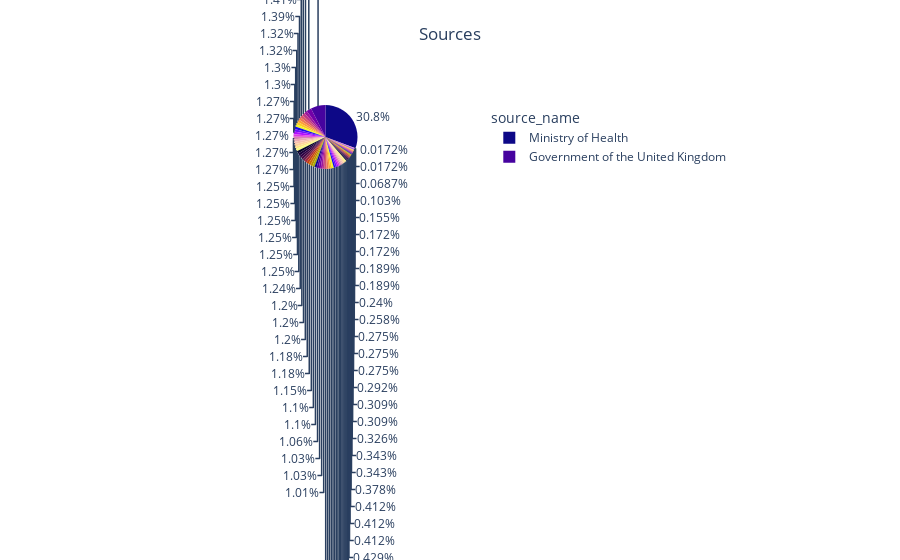

Write notebook code for a chart like this one.
### Code cell
plot_pie('source_name','Sources','plasma')

### Figure 1 — Plotly figure (JSON) as saved in the notebook; plotly's stock layout.template omitted (floating-point values rounded to 4 significant figures)
{"data": [{"domain": {"x": [0, 1], "y": [0, 1]}, "hovertemplate": "index=%{label}<br>Total=%{value}<extra></extra>", "labels": ["Ministry of Health", "Government of Andorra", "Government of Australia via covidlive.com.au", "Government of Azerbaijan", "Directorate General of Health Services", "Sciensano", "Government of Bermuda", "Regional governments via Coronavirus Brasil", "Official data from provinces via covid19tracker.ca", "Cayman Islands Government", "Department of Statistics and Health Information", "National Health Commission", "Government of Cyprus", "Statens Serum Institut", "Government of Dominica", "Ministry of Public Health", "Government of Ecuador via Ecuacovid", "Government of the United Kingdom", "National Health Board", "Government of the Faeroe Islands", "Government of the Falkland Islands", "Finnish Institute for Health and Welfare", "Public Health France", "Robert Koch Institut", "Government of Ghana", "Government of Gibraltar", "Government of Greenland", "Government of Grenada", "Government of Guernsey", "Government of Honduras", "Government of Hong Kong", "Government of Hungary", "Directorate of Health", "Government of Iran", "Heath Service Executive", "Isle of Man Government", "Government of Israel", "Extraordinary commissioner for the Covid-19 emergency", "Ministry of Health, Labour and Welfare", "Government of Jersey", "Government of Jordan", "Government of Kazakhstan", "National Health Service", "Government of Lebanon", "Federal Office of Public Health", "Government of Luxembourg", "Government of Macao", "Government of Malaysia", "Presidency of the Maldives", "COVID-19 Malta Public Health Response Team", "National Communication Committee on COVID-19", "Secretary of Health", "National Council", "Government of Montenegro", "Government of Montserrat", "Government of Nepal", "National Institute for Public Health and the Environment", "Norwegian Institute of Public Health", "National Command and Operation Centre", "Government of Paraguay", "Government of the Philippines", "General Directorate of Health via Data Science for Social Good", "National Strategic Group on COVID-19", "Government of Romania", "Official data from local governments via gogov.ru", "Government of Saint Helena", "Social Security Institute", "Saudi Health Council", "Government of Serbia", "Extended Programme for Immunisation", "National Institute of Public Health, via Sledilnik", "Korea Centers for Disease Control and Prevention", "Public Health Agency of Sweden", "Government of Thailand", "COVID-19 Vaccine Information Platform", "National Emergency Crisis and Disaster Management Authority", "Centers for Disease Control and Prevention", "Government of Venezuela"], "legendgroup": "", "name": "", "showlegend": true, "type": "pie", "values": [1791, 33, 24, 53, 43, 72, 53, 54, 87, 70, 77, 148, 59, 74, 19, 24, 48, 435, 73, 39, 16, 70, 73, 74, 10, 60, 34, 6, 38, 1, 18, 73, 69, 10, 67, 49, 82, 74, 22, 36, 45, 25, 69, 26, 76, 70, 11, 15, 37, 52, 24, 77, 20, 17, 16, 26, 50, 73, 20, 18, 9, 74, 76, 73, 86, 1, 11, 64, 62, 60, 73, 14, 74, 4, 57, 64, 81, 16]}], "layout": {"legend": {"title": {"text": "source_name"}, "tracegroupgap": 0}, "piecolorway": ["#0d0887", "#46039f", "#7201a8", "#9c179e", "#bd3786", "#d8576b", "#ed7953", "#fb9f3a", "#fdca26", "#f0f921"], "title": {"text": "Sources", "x": 0.5, "y": 0.95}}}
